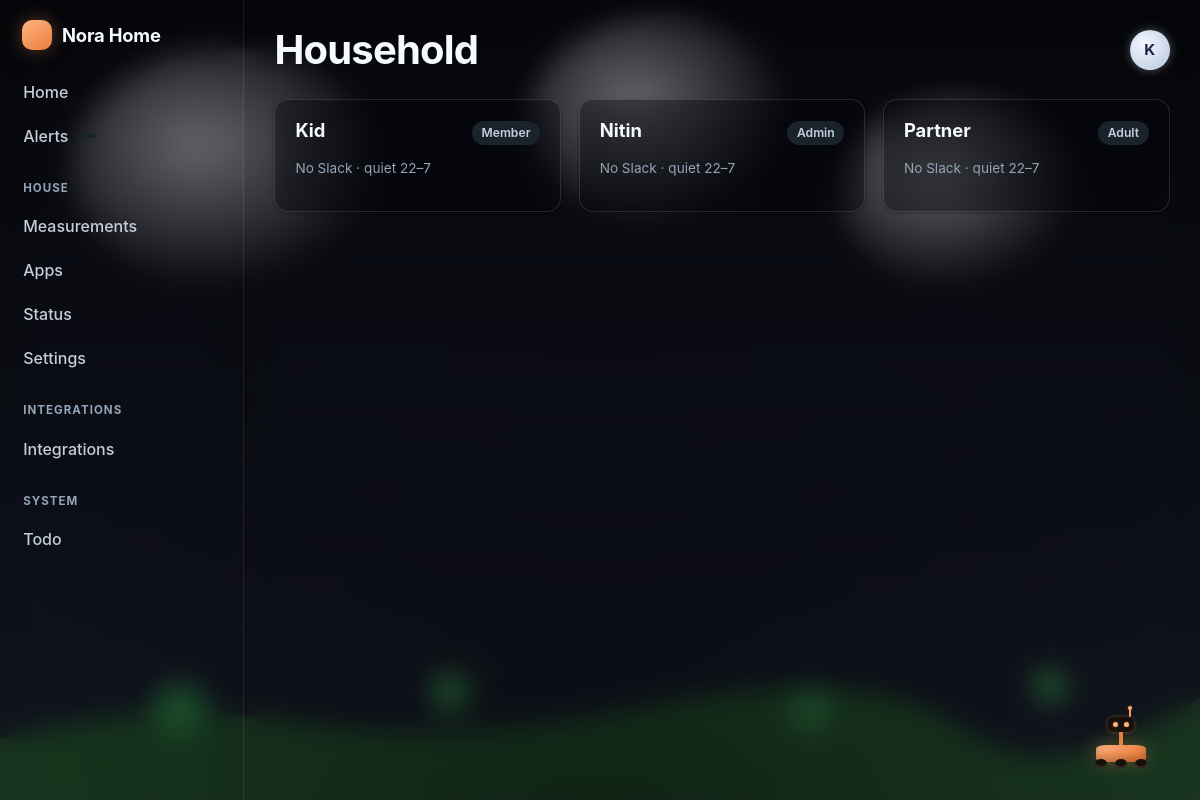
/accounts/household/ (signed in), run on the app's committed database.
### nora_home/accounts/models.py (models this page shows, shortened)
class HouseMember(AbstractUser):
    class Role(models.TextChoices):
        MEMBER = "member", "Member"
        ADULT = "adult", "Adult"
        ADMIN = "admin", "Admin"
    display_name = models.CharField(max_length=60, blank=True)
    role = models.CharField(max_length=10, choices=Role.choices, default=Role.MEMBER,
                            db_index=True)
    avatar = models.ImageField(upload_to="avatars/", blank=True, null=True)
    accent_color = models.CharField(max_length=9, blank=True,
                                    help_text="Hex colour used for this person's rows.")
    birthday = models.DateField(null=True, blank=True)
    timezone = models.CharField(max_length=64, blank=True)
    slack_user_id = models.CharField(max_length=32, blank=True,
                                     help_text="Slack member ID, e.g. U01ABCDEF.")
    slack_dm_channel = models.CharField(max_length=32, blank=True)
    phone = models.CharField(max_length=32, blank=True)
    quiet_hours_start = models.PositiveSmallIntegerField(default=22)
    quiet_hours_end = models.PositiveSmallIntegerField(default=7)
    notifications_enabled = models.BooleanField(default=True)
    preferred_channels = models.JSONField(default=list, blank=True)
    escalation_contacts = models.ManyToManyField(
        "self", symmetrical=False, blank=True, related_name="escalation_watch_for",
        through="EscalationContact",
    )
    is_on_wall_display = models.BooleanField(
        default=True, help_text="Show this person's items on the 24\" display.")
    class Meta:
        ordering = ["display_name", "username"]
    @property
    def name(self) -> str:
        return self.display_name or self.get_full_name() or self.get_username()

### nora_home/accounts/views.py (the view)
# urls.py: path("household/", views.household, name="household"),
@login_required
def household(request):
    return render(request, "accounts/household.html", {
        "members": HouseMember.objects.filter(is_active=True),
        "page_title": "Household",
    })

### nora_home/core/context_processors.py (called while the page is built)
def house(request):
    user = getattr(request, "user", None)
    authenticated = bool(user and user.is_authenticated)
    role = getattr(user, "role", "member") if authenticated else "member"
    view_scope = request.session.get("nh_view_scope", "self") if hasattr(request, "session") else "self"
    active_members = []
    if authenticated:
        from nora_home.accounts.models import HouseMember
        active_members = list(HouseMember.objects.filter(is_active=True))
    return {
        "house_name": settings.NORA_HOME_NAME,
        "nora_version": settings.NORA_HOME_VERSION,
        "nora_env": settings.NORA_HOME_ENV,
        "nav": navigation(role),
        "ai_enabled": settings.NORA_HOME_AI_ENABLED,
        "request_id": getattr(request, "request_id", ""),
        "active_members": active_members,
        "nh_view_scope": view_scope,
    }

### nora_home/core/registry.py (called while the page is built)
def registered_apps(include_disabled: bool = False) -> list[AppMetadata]:
    found: list[AppMetadata] = []
    for config in apps.get_app_configs():
        if not isinstance(config, NoraAppConfig):
            continue
        meta = config.nora_home_metadata
        if meta.enabled or include_disabled:
            found.append(meta)
    found.sort(key=lambda m: (Category.ORDER.index(m.category)
                              if m.category in Category.ORDER else 99,
                              m.order, m.title))
    return found

def navigation(role: str = "member") -> list[dict]:
    rank = {"member": 0, "adult": 1, "admin": 2}
    viewer = rank.get(role, 0)
    groups: dict[str, list[AppMetadata]] = {}
    for meta in registered_apps():
        if not meta.nav or viewer < rank.get(meta.minimum_role, 0):
            continue
        groups.setdefault(meta.category, []).append(meta)
    return [
        {"key": key, "label": Category.label(key), "apps": groups[key]}
        for key in Category.ORDER
        if key in groups
    ]

    @classmethod
    def label(cls, key: str) -> str:
        return cls.LABELS.get(key, key.title())

    @property
    def url(self) -> str:
        return "/" + self.url_prefix.lstrip("/")

### nora_home/ui/context_processors.py (called while the page is built)
def surface(request):
    current = getattr(request, "nh_surface", "desktop")
    return {
        "surface": current,
        "is_touch": getattr(request, "nh_is_touch", False),
        "is_wall": current == "wall",
        "is_kiosk": current == "kiosk",
        "nh_bot_enabled": current != "wall",
        "main_display_slug": settings.NORA_HOME_MAIN_DISPLAY_SLUG,
    }

### templates/accounts/household.html
{% extends "base.html" %}
{% block content %}
  <div class="card-grid">
    {% for member in members %}
      <div class="card">
        <div class="card-head">
          <h3 class="card-title">{{ member.name }}</h3>
          <span class="pill">{{ member.get_role_display }}</span>
        </div>
        <p class="card-subtitle">
          {% if member.slack_user_id %}Slack linked{% else %}No Slack{% endif %} ·
          quiet {{ member.quiet_hours_start }}–{{ member.quiet_hours_end }}
        </p>
      </div>
    {% endfor %}
  </div>
{% endblock %}

### templates/base.html (shortened to what this page needs)
{% load static %}<!doctype html>
<html lang="en" data-surface="{{ surface }}" data-theme="dark"
      data-season="{{ nh_season }}" data-daypart="{{ nh_daypart }}" data-weather="{{ nh_weather }}"
      {% if not nh_bot_enabled %}data-nh-bot="off"{% endif %}>
<head>
  <link rel="stylesheet" href="{% static 'nora_home/css/nora-home.css' %}">
  <link rel="stylesheet" href="{% static 'nora_home/css/nh-scene.css' %}">
  {% if nh_bot_enabled %}<link rel="stylesheet" href="{% static 'nora_home/css/nh-bot.css' %}">{% endif %}
</head>
<body>
{% block body %}
{% include "partials/scene.html" %}
<div class="shell">
  <nav class="sidebar" aria-label="House navigation">
    <a class="brand" href="/">
      <span class="brand-mark" aria-hidden="true"></span>
      <span>{{ house_name }}</span>
    </a>
    <div class="nav-group">
      <a class="nav-link" href="{% url 'core:dashboard' %}"
         {% if request.path == '/home/' %}aria-current="page"{% endif %}>Home</a>
      <a class="nav-link" href="{% url 'notifications:inbox' %}">
        Alerts <span class="pill" data-nh-bell data-count="0" hidden></span>
      </a>
    </div>
    {% for group in nav %}
      <div class="nav-group">
        <div class="nav-group-label">{{ group.label }}</div>
        {% for app in group.apps %}
          {% if app.slug != 'notifications' %}
            <a class="nav-link" href="{{ app.url }}"
               {% if request.path == app.url %}aria-current="page"{% endif %}>{{ app.title }}</a>
          {% endif %}
        {% endfor %}
        {% if group.key == 'house' %}
          <a class="nav-link" href="{% url 'core:app_directory' %}">Apps</a>
          <a class="nav-link" href="{% url 'core:system_status' %}">Status</a>
          <a class="nav-link" href="{% url 'core:settings' %}">Settings</a>
        {% endif %}
      </div>
    {% endfor %}
  </nav>
  <main class="main">
    <div class="topbar">
      <h1>{% block heading %}{{ page_title|default:"Home" }}{% endblock %}</h1>
      <div class="topbar-actions">
        <details class="profile-menu">
          <summary class="profile-trigger" aria-label="Menu">
            {% if request.user.is_authenticated %}
              <span class="profile-avatar">{{ request.user.name|first|upper }}</span>
            {% endif %}
          </summary>
        </details>
      </div>
    </div>
    {% block content %}{% endblock %}
  </main>
</div>
{% endblock %}
</body>
</html>

### static/nora_home/css/nora-home.css (style rules this page uses)
:root { --ink-900: #0c1015; --ink-800: #12181f; --ink-700: #1a222c; --ink-600: #253140; --ink-500: #3a4a5c; --ink-400: #62778c; --ink-300: #93a5b8; --ink-200: #c3cfdb; --ink-100: #e6ecf2; --ink-000: #f7fafc; --nh-500: #ff9a5c; --nh-400: #ffb381; --nh-600: #e87d3c; --nh-glow: rgba(255, 154, 92, 0.35); --mint-500: #4fd1a5; --sky-500: #5cb8ff; --amber-500: #f5c451; --coral-500: #ff6b6b; --violet-500: #a78bfa; --bg: var(--ink-900); --bg-raised: var(--ink-800); --bg-sunken: #080b0f; --border: var(--ink-600); --text: var(--ink-100); --text-dim: var(--ink-300); --text-faint: var(--ink-400); --accent: var(--nh-500); --ok: var(--mint-500); --warn: var(--amber-500); --alert: var(--coral-500); --info: var(--sky-500); --radius: 14px; --radius-sm: 9px; --radius-lg: 22px; --shadow: 0 2px 6px rgba(0, 0, 0, 0.35), 0 12px 32px rgba(0, 0, 0, 0.28); --shadow-sm: 0 1px 3px rgba(0, 0, 0, 0.3); --space: 1rem; --gap: 1.1rem; --font: ui-sans-serif, -apple-system, "Segoe UI", Roboto, "Helvetica Neue", Arial, sans-serif; --font-mono: ui-monospace, "SF Mono", "Cascadia Mono", Menlo, Consolas, monospace; --step-0: 1rem; --step-1: 1.15rem; --step-2: 1.4rem; --step-3: 1.85rem; --step-4: 2.5rem; --nav-width: 244px; --tap: 44px; }
*, *::before, *::after { box-sizing: border-box; }
html { -webkit-text-size-adjust: 100%; }
body { margin: 0; font-family: var(--font); font-size: var(--step-0); line-height: 1.55; color: var(--text); background: var(--bg); -webkit-font-smoothing: antialiased; overflow-x: hidden; }
a { color: var(--accent); text-decoration: none; }
h1, h2, h3, h4 { margin: 0 0 0.5em; line-height: 1.2; font-weight: 650; }
h1 { font-size: var(--step-4); letter-spacing: -0.02em; }
h3 { font-size: var(--step-2); }
p { margin: 0 0 1em; }
.shell { display: grid; grid-template-columns: var(--nav-width) 1fr; min-height: 100vh; }
.sidebar { background: var(--bg-raised); border-right: 1px solid var(--border); padding: 1.25rem 0.85rem 2rem; position: sticky; top: 0; height: 100vh; overflow-y: auto; }
.brand { display: flex; align-items: center; gap: 0.65rem; padding: 0 0.5rem 1.25rem; font-weight: 700; font-size: var(--step-1); color: var(--text); letter-spacing: -0.01em; }
.brand-mark { width: 30px; height: 30px; border-radius: 10px; background: linear-gradient(145deg, var(--nh-400), var(--nh-600)); box-shadow: 0 0 18px var(--nh-glow); flex: 0 0 auto; }
.nav-group { margin-bottom: 1.35rem; }
.nav-group-label { font-size: 0.72rem; text-transform: uppercase; letter-spacing: 0.09em; color: var(--text-faint); padding: 0 0.6rem 0.45rem; font-weight: 650; }
.nav-link { display: flex; align-items: center; gap: 0.6rem; padding: 0.52rem 0.6rem; border-radius: var(--radius-sm); color: var(--text-dim); font-weight: 500; min-height: var(--tap); }
.main { min-width: 0; padding: 1.6rem 1.9rem 5rem; }
.topbar { display: flex; align-items: center; justify-content: space-between; gap: 1rem; margin-bottom: 1.6rem; flex-wrap: wrap; }
.topbar h1 { margin: 0; }
.profile-menu { position: relative; }
.profile-trigger { display: flex; align-items: center; justify-content: center; width: 40px; height: 40px; border-radius: 50%; background: var(--bg-raised); border: 1px solid var(--border); cursor: pointer; list-style: none; }
.profile-avatar { font-weight: 700; font-size: 0.95rem; color: var(--accent); }
.card-grid { display: grid; grid-template-columns: repeat(auto-fill, minmax(280px, 1fr)); gap: var(--gap); align-items: start; }
.card { background: var(--bg-raised); border: 1px solid var(--border); border-radius: var(--radius); padding: 1.15rem 1.25rem; box-shadow: var(--shadow-sm); min-width: 0; }
.card-head { display: flex; align-items: baseline; justify-content: space-between; gap: 0.75rem; margin-bottom: 0.85rem; }
.card-title { font-size: var(--step-1); font-weight: 650; margin: 0; }
.card-subtitle { color: var(--text-faint); font-size: 0.85rem; }
.pill { display: inline-flex; align-items: center; gap: 0.35rem; padding: 0.15rem 0.6rem; border-radius: 999px; font-size: 0.76rem; font-weight: 600; background: var(--ink-700); color: var(--text-dim); white-space: nowrap; }

### data on the page
HouseMember: user.name|first "K", name "Kid", role "Member", slack_user_id "No Slack", quiet_hours_start "22", quiet_hours_end "7"
HouseMember: name "Nitin", role "Admin", slack_user_id "No Slack", quiet_hours_start "22", quiet_hours_end "7"
HouseMember: name "Partner", role "Adult", slack_user_id "No Slack", quiet_hours_start "22", quiet_hours_end "7"

### other printed values
{{ house_name }} "Nora Home"
{{ group.label }} "HOUSE" "INTEGRATIONS" "SYSTEM"
{{ app.title }} "Measurements" "Integrations" "Todo"
{{ page_title|default:"Home" }} "Household"
